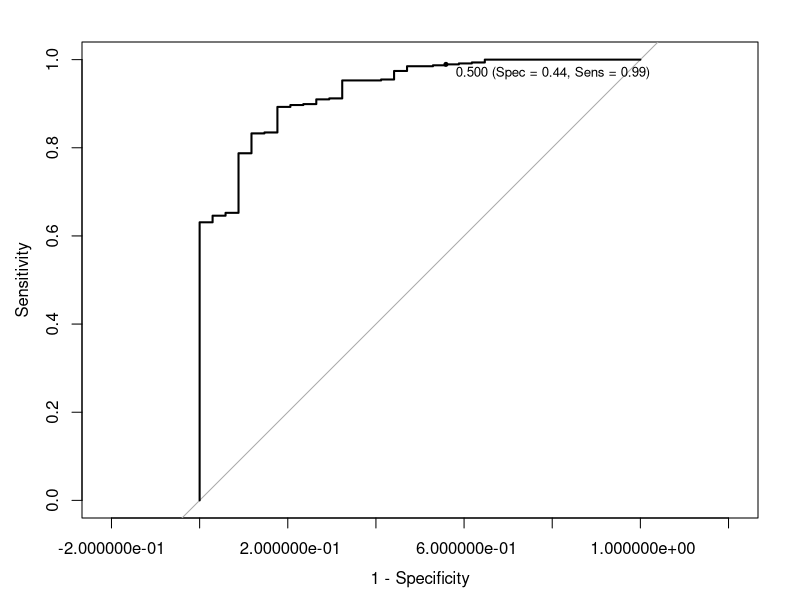

The R source for this figure: (Note: this script raises an error after producing the figure.)
library(caret)
library(pROC)

set.seed(442)
trainingSet <- twoClassSim(n = 500, intercept = -16)
testingSet  <- twoClassSim(n = 500, intercept = -16)

## Class frequencies
table(trainingSet$Class)

set.seed(949)
mod0 <- train(Class ~ ., data = trainingSet,
              method = "rf",
              metric = "ROC",
              tuneGrid = data.frame(mtry = 3),
              ntree = 1000,
              trControl = trainControl(method = "repeatedcv",
                                       repeats = 5,
                                       classProbs = TRUE,
                                       summaryFunction = twoClassSummary))
getTrainPerf(mod0)

roc0 <- roc(testingSet$Class, 
            predict(mod0, testingSet, type = "prob")[,1], 
            levels = rev(levels(testingSet$Class)))
roc0

## Now plot
plot(roc0, print.thres = c(.5), type = "S",
     print.thres.pattern = "%.3f (Spec = %.2f, Sens = %.2f)",
     print.thres.cex = .8, 
     legacy.axes = TRUE)

## Get the model code for the original random forest method:

thresh_code <- getModelInfo("rf", regex = FALSE)[[1]]
thresh_code$type <- c("Classification")
## Add the threshold as another tuning parameter
thresh_code$parameters <- data.frame(parameter = c("mtry", "threshold"),
                                     class = c("numeric", "numeric"),
                                     label = c("#Randomly Selected Predictors",
                                               "Probability Cutoff"))
## The default tuning grid code:
thresh_code$grid <- function(x, y, len = NULL, search = "grid") {
  p <- ncol(x)
  if(search == "grid") {
    grid <- expand.grid(mtry = floor(sqrt(p)), 
                        threshold = seq(.01, .99, length = len))
  } else {
    grid <- expand.grid(mtry = sample(1:p, size = len),
                        threshold = runif(1, 0, size = len))
  }
  grid
}

## Here we fit a single random forest model (with a fixed mtry)
## and loop over the threshold values to get predictions from the same
## randomForest model.
thresh_code$loop = function(grid) {   
  library(plyr)
  loop <- ddply(grid, c("mtry"),
                function(x) c(threshold = max(x$threshold)))
  submodels <- vector(mode = "list", length = nrow(loop))
  for(i in seq(along = loop$threshold)) {
    index <- which(grid$mtry == loop$mtry[i])
    cuts <- grid[index, "threshold"] 
    submodels[[i]] <- data.frame(threshold = cuts[cuts != loop$threshold[i]])
  }    
  list(loop = loop, submodels = submodels)
}

## Fit the model independent of the threshold parameter
thresh_code$fit = function(x, y, wts, param, lev, last, classProbs, ...) { 
  if(length(levels(y)) != 2)
    stop("This works only for 2-class problems")
  randomForest(x, y, mtry = param$mtry, ...)
}

## Now get a probability prediction and use different thresholds to
## get the predicted class
thresh_code$predict = function(modelFit, newdata, submodels = NULL) {
  class1Prob <- predict(modelFit, 
                        newdata, 
                        type = "prob")[, modelFit$obsLevels[1]]
  ## Raise the threshold for class #1 and a higher level of
  ## evidence is needed to call it class 1 so it should 
  ## decrease sensitivity and increase specificity
  out <- ifelse(class1Prob >= modelFit$tuneValue$threshold,
                modelFit$obsLevels[1], 
                modelFit$obsLevels[2])
  if(!is.null(submodels)) {
    tmp2 <- out
    out <- vector(mode = "list", length = length(submodels$threshold))
    out[[1]] <- tmp2
    for(i in seq(along = submodels$threshold)) {
      out[[i+1]] <- ifelse(class1Prob >= submodels$threshold[[i]],
                           modelFit$obsLevels[1], 
                           modelFit$obsLevels[2])
    }
  } 
  out  
}

## The probabilities are always the same but we have to create
## mulitple versions of the probs to evaluate the data across
## thresholds
thresh_code$prob = function(modelFit, newdata, submodels = NULL) {
  out <- as.data.frame(predict(modelFit, newdata, type = "prob"))
  if(!is.null(submodels)) {
    probs <- out
    out <- vector(mode = "list", length = length(submodels$threshold)+1)
    out <- lapply(out, function(x) probs)
  } 
  out 
}



set.seed(949)
mod1 <- train(Class ~ ., data = trainingSet,
              method = thresh_code,
              ## Minimize the distance to the perfect model
              metric = "Dist",
              maximize = FALSE,
              tuneLength = 20,
              ntree = 1000,
              trControl = trainControl(method = "repeatedcv",
                                       repeats = 5,
                                       classProbs = TRUE,
                                       summaryFunction = fourStats))

mod1
library(reshape2)
metrics <- mod1$results[, c(2, 4:6)]
metrics <- melt(metrics, id.vars = "threshold", 
                variable.name = "Resampled",
                value.name = "Data")

ggplot(metrics, aes(x = threshold, y = Data, color = Resampled)) + 
  geom_line() + 
  ylab("") + xlab("Probability Cutoff") +
  theme(legend.position = "top")
